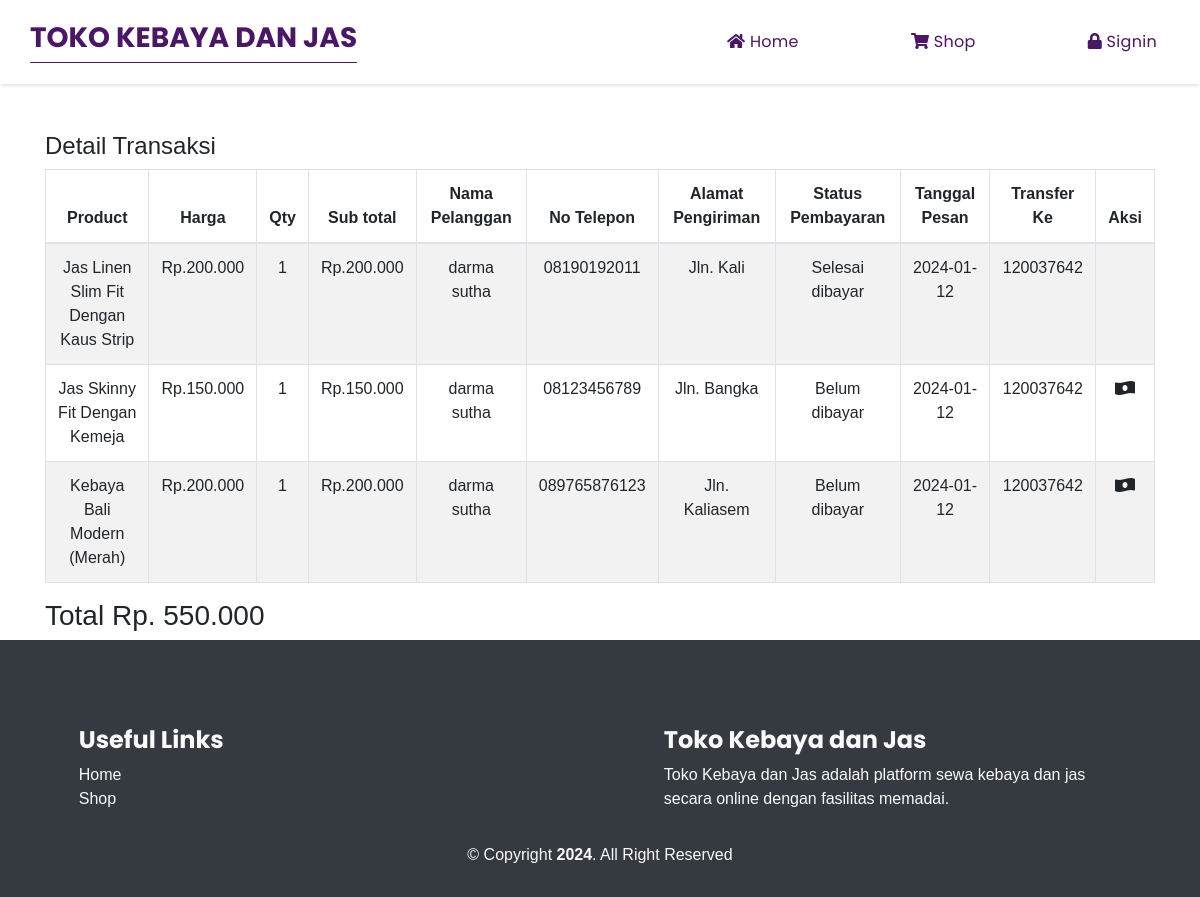
The app's page /detail-transaksi.php, older data.
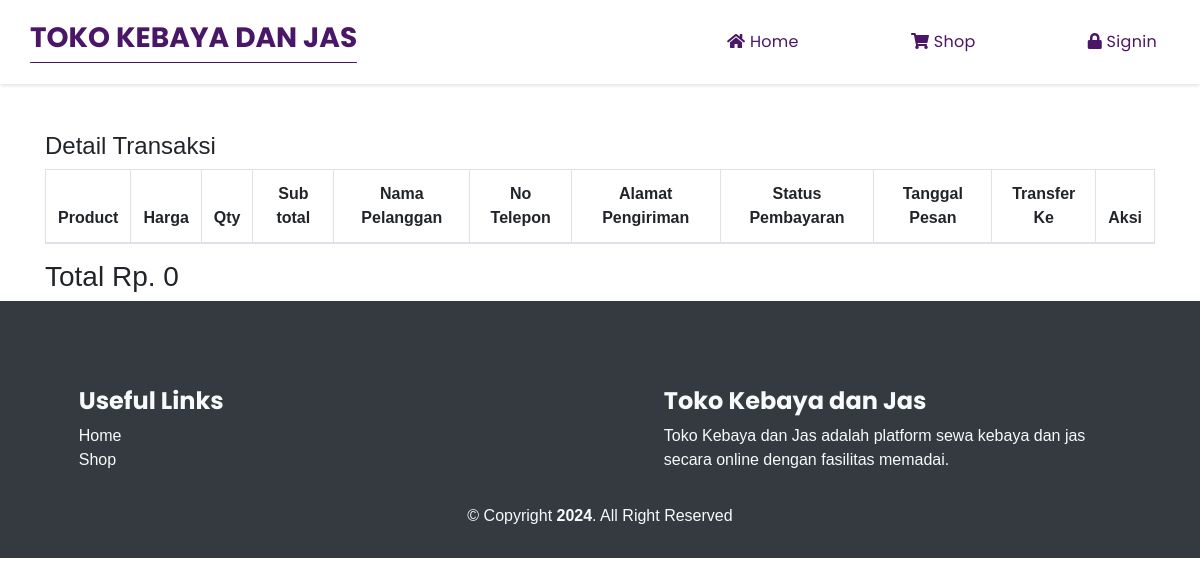
The same page, newer data.
### tables this page shows
CREATE TABLE `tb_transaksi` (
  `transaksi_id` int(11) NOT NULL,
  `user_id` int(11) DEFAULT NULL,
  `bank_id` int(11) DEFAULT NULL,
  `keranjang_grup` int(11) NOT NULL,
  `no_telepon` varchar(255) NOT NULL,
  `transaksi_alamat` varchar(255) DEFAULT NULL,
  `tanggal_transaksi` varchar(255) DEFAULT NULL,
  `status_pembayaran` int(1) DEFAULT 2,
  `bukti_pembayaran` varchar(256) NOT NULL DEFAULT '2',
  `total_pembayaran` varchar(256) NOT NULL DEFAULT '2'
);

CREATE TABLE `tb_product` (
  `product_id` int(11) NOT NULL,
  `product_name` varchar(255) DEFAULT NULL,
  `product_desc` varchar(255) DEFAULT NULL,
  `product_thumb` varchar(255) DEFAULT NULL,
  `product_stok` int(100) DEFAULT NULL,
  `product_price` int(100) DEFAULT NULL
);

CREATE TABLE `tb_keranjang` (
  `keranjang_id` int(11) NOT NULL,
  `keranjang_grup` int(11) NOT NULL,
  `product_id` int(11) DEFAULT NULL,
  `user_id` int(11) DEFAULT NULL,
  `qty` int(100) DEFAULT NULL,
  `is_payed` int(11) NOT NULL DEFAULT 2
);

CREATE TABLE `tb_user` (
  `user_id` int(11) NOT NULL,
  `username` varchar(255) DEFAULT NULL,
  `fullname` varchar(255) DEFAULT NULL,
  `password` varchar(255) DEFAULT NULL,
  `role` int(1) DEFAULT 2
);

CREATE TABLE `tb_bank` (
  `bank_id` int(11) NOT NULL,
  `nama_bank` varchar(255) DEFAULT NULL,
  `no_bank` varchar(255) DEFAULT NULL,
  `atas_nama_bank` varchar(255) DEFAULT NULL
);

### controller/transaksiController.php (called while the page is built, shortened)
<?php
require './database/koneksi.php';
function getTransaksiByUserId($id)
{
    global $conn;
    $sql = "SELECT * FROM tb_transaksi INNER JOIN tb_user ON tb_transaksi.user_id = tb_user.user_id INNER JOIN tb_bank ON tb_transaksi.bank_id = tb_bank.bank_id INNER JOIN tb_keranjang ON tb_transaksi.keranjang_grup = tb_keranjang.keranjang_id INNER JOIN tb_product ON tb_keranjang.product_id = tb_product.product_id";
    $result = mysqli_query($conn, $sql);
    $rows = [];
    while ($row = mysqli_fetch_assoc($result)) {
        $rows[] = $row;
    }
    return $rows;
}

### detail-transaksi.php (the view, shortened to what the changed rows need)
<?php
require './database/koneksi.php';
require './controller/transaksiController.php';
$myTransaksi = getTransaksiByUserId($user_id);
?>
<!DOCTYPE html>
<html lang="en">
<head>
    <link rel="stylesheet" href="assets/css/style.css">
    <link rel="stylesheet" href="https://cdnjs.cloudflare.com/ajax/libs/aos/2.3.4/aos.css">
    <link rel="stylesheet" href="https://stackpath.bootstrapcdn.com/bootstrap/4.1.3/css/bootstrap.min.css">
    <link rel="stylesheet" href="https://cdnjs.cloudflare.com/ajax/libs/font-awesome/5.13.1/css/all.min.css">
    <link rel="stylesheet" href="https://cdnjs.cloudflare.com/ajax/libs/limonte-sweetalert2/8.11.8/sweetalert2.min.css">
    <link rel="stylesheet" type="text/css" href="https://cdn.datatables.net/v/bs4/dt-1.10.25/datatables.min.css" />
</head>
<body id="home">
    <div class="container mt-5">
        <div class="row">
            <div class="col-md-12">
                <table id="tabel-data" class="table table-striped table-bordered text-center" width="100%" cellspacing="0">
                    <h4>Detail Transaksi</h4>
                    <thead>
                        <tr>
                            <th>Product</th>
                            <th>Harga</th>
                            <th>Qty</th>
                            <th>Sub total</th>
                            <th>Nama Pelanggan</th>
                            <th>No Telepon</th>
                            <th>Alamat Pengiriman</th>
                            <th>Status Pembayaran</th>
                            <th>Tanggal Pesan</th>
                            <th>Transfer Ke</th>
                            <th>Aksi</th>
                        </tr>
                    </thead>
                    <tbody>
                        <?php $total = 0; ?>
                        <?php foreach ($myTransaksi as $myTransaksi) : ?>
                            <tr>
                                <td><?= $myTransaksi['product_name'] ?></td>
                                <td>Rp.<?= number_format($myTransaksi['product_price'], 0, ',', '.') ?></td>
                                <td><?= $myTransaksi['qty'] ?></td>
                                <?php
                                $sub_total = intval($myTransaksi['product_price']) * intval($myTransaksi['qty']);
                                $sub_total2 = number_format($sub_total, 0, ',', '.');
                                ?>
                                <td>Rp.<?= $sub_total2 ?></td>
                                <td><?= $myTransaksi['fullname'] ?></td>
                                <td><?= $myTransaksi['no_telepon'] ?></td>
                                <td><?= $myTransaksi['transaksi_alamat'] ?></td>
                                <?php if ($myTransaksi['status_pembayaran'] === "2") { ?>
                                    <td>Belum dibayar</td>
                                <?php } else { ?>
                                    <td>Selesai dibayar</td>
                                <?php } ?>
                                <td><?= $myTransaksi['tanggal_transaksi'] ?></td>
                                <td><?= $myTransaksi['no_bank'] ?></td>
                                <?php if ($myTransaksi['status_pembayaran'] === "2") { ?>
                                    <td>
                                        <p data-toggle="modal" data-target="#exampleModal" data-total_price="<?= $total ?>" id="konfirmasi_pembayaran" data-qty="<?= $myTransaksi['qty'] ?>" data-product_id="<?= $myTransaksi['product_id'] ?>" data-transaksi_id="<?= $myTransaksi['transaksi_id'] ?>"><i class="fas fa-money-bill-wave-alt"></i></p>
                                    </td>
                                <?php } else { ?>
                                    <td></td>
                                <?php } ?>
                            </tr>
                            <?php $total += intval($sub_total); ?>
                        <?php endforeach; ?>
                    </tbody>
                </table>
                <h3>Total Rp. <?= number_format($total, 0, ',', '.') ?></h3>
            </div>
        </div>
    </div>
</body>
</html>

Row changes from the older to the newer data that the page shows:
removed tb_transaksi: tb_product.product_name "Jas Linen Slim Fit Dengan Kaus Strip", tb_product.product_price "200.000", keranjang_grup.qty "1", user.fullname "darma sutha", no_telepon "08190192011", transaksi_alamat "Jln. Kali", status_pembayaran "Selesai dibayar", tanggal_transaksi "2024-01-12", bank.no_bank "120037642"
removed tb_transaksi: tb_product.product_name "Jas Skinny Fit Dengan Kemeja", tb_product.product_price "150.000", keranjang_grup.qty "1", user.fullname "darma sutha", no_telepon "08123456789", transaksi_alamat "Jln. Bangka", status_pembayaran "Belum dibayar", tanggal_transaksi "2024-01-12", bank.no_bank "120037642"
removed tb_transaksi: tb_product.product_name "Kebaya Bali Modern (Merah)", tb_product.product_price "200.000", keranjang_grup.qty "1", user.fullname "darma sutha", no_telepon "089765876123", transaksi_alamat "Jln. Kaliasem", status_pembayaran "Belum dibayar", tanggal_transaksi "2024-01-12", bank.no_bank "120037642"
Text that changed along with them:
$total: "550.000" → "0"
